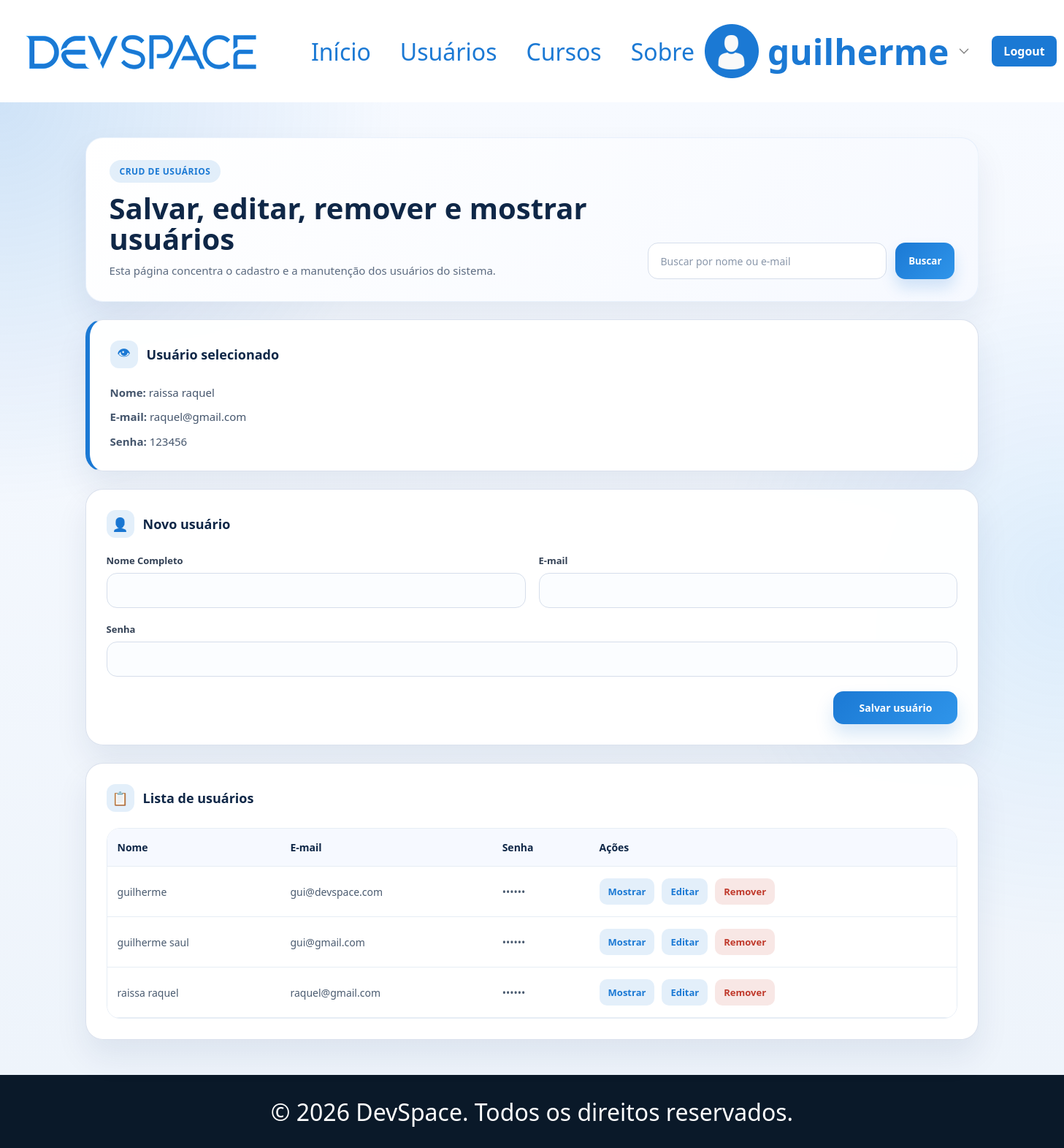
Screenshot of /user/raquel@gmail.com (signed in) with the database file from the repository.
### tables this page shows
CREATE TABLE usuarios (
                id INTEGER PRIMARY KEY AUTOINCREMENT,
                nome TEXT NOT NULL,
                email TEXT NOT NULL UNIQUE,
                senha TEXT NOT NULL
            );

### app.py (the view)
@app.route('/user/<email_usuario>')
@login_requerido
def mostrar_usuario(email_usuario):
    usuario = usuario_da_query()
    registro = buscar_usuario_por_email(email_usuario.strip().lower())
    if not registro:
        flash('Usuário não encontrado.')
        return redirect(url_for('user_page'))
    return render_template(
        'user.html',
        usuario=usuario,
        buscar='',
        ordem='nome',
        usuarios_filtrados=listar_usuarios(),
        usuario_selecionado=registro,
        email_selecionado=registro['email'],
        usuario_edicao=None,
        erro_usuario=''
    )

### app.py (called while the page is built)
def login_requerido(f):
    @wraps(f)
    def verificar(*args, **kwargs):
        if not session.get('usuario'):
            flash('você precisa estar logado para acessar essa página.')
            return redirect(url_for('login'))
        return f(*args, **kwargs)
    return verificar

def usuario_da_query():
    usuario = session.get('usuario')
    if usuario:
        return usuario
    return {'nome': 'Visitante', 'email': ''}

### db.py (called while the page is built)
def conectar_banco():
    conexao = sqlite3.connect(CAMINHO_BANCO)
    conexao.row_factory = sqlite3.Row
    return conexao

def registro_para_usuario(registro):
    if registro is None:
        return None
    return {
        'nome': registro['nome'],
        'email': registro['email'],
        'senha': registro['senha']
    }

def buscar_usuario_por_email(email):
    with conectar_banco() as conexao:
        registro = conexao.execute(
            'SELECT nome, email, senha FROM usuarios WHERE lower(email) = lower(?)',
            (email,)
        ).fetchone()
    return registro_para_usuario(registro)

def listar_usuarios(filtro=''):
    termo = filtro.strip().lower()
    with conectar_banco() as conexao:
        if termo:
            registros = conexao.execute(
                '''
                SELECT nome, email, senha
                FROM usuarios
                WHERE lower(nome) LIKE ? OR lower(email) LIKE ?
                ORDER BY lower(nome)
                ''',
                (f'%{termo}%', f'%{termo}%')
            ).fetchall()
        else:
            registros = conexao.execute(
                'SELECT nome, email, senha FROM usuarios ORDER BY lower(nome)'
            ).fetchall()
    return [registro_para_usuario(registro) for registro in registros]

### templates/user.html (shortened to what this page needs)
{% extends "base.html" %}  {% block css %}
<link rel="stylesheet" href="{{url_for('static', filename='css/user.css')}}" />
{% endblock %} {% block content %}
<main class="user-main">
  <div class="user-container">
    <section class="user-hero">
      <div class="user-hero-copy">
        <span class="user-label">CRUD de Usuários</span>
        <h1>Salvar, editar, remover e mostrar usuários</h1>
        <p>
          Esta página concentra o cadastro e a manutenção dos usuários do
          sistema.
        </p>
      </div>
      <form
        class="user-search"
        method="get"
        action="{{ url_for('user_page') }}"
      >
        <input
          type="search"
          name="buscar"
          value="{{ buscar }}"
          placeholder="Buscar por nome ou e-mail"
        />
        <button type="submit">Buscar</button>
      </form>
    </section>
     {% if usuario_selecionado %}
    <section class="user-card user-destaque">
      <div class="card-secao-titulo">
        <span class="secao-icone">👁</span>
        <h3>Usuário selecionado</h3>
      </div>
      <div class="user-detalhe">
        <p><strong>Nome:</strong> {{ usuario_selecionado.nome }}</p>
        <p><strong>E-mail:</strong> {{ usuario_selecionado.email }}</p>
        <p><strong>Senha:</strong> {{ usuario_selecionado.senha }}</p>
      </div>
    </section>
    {% endif %}
    <div class="user-grid">
      <section class="user-card">
        <div class="card-secao-titulo">
          <span class="secao-icone">👤</span>
          <h3>
            {% if usuario_edicao %}Editar usuário{% else %}Novo usuário{% endif
            %}
          </h3>
        </div>
        <form
          class="user-form"
          method="post"
          action="{% if usuario_edicao %}{{ url_for('editar_usuario', email_usuario=usuario_edicao.email) }}{% else %}{{ url_for('salvar_usuario') }}{% endif %}"
        >
          <div class="form-grd">
            <div class="form-grp">
              <label for="nome">Nome Completo</label>
              <input
                type="text"
                id="nome"
                name="nome"
                value="{{ usuario_edicao.nome if usuario_edicao else '' }}"
              />
            </div>
            <div class="form-grp">
              <label for="email">E-mail</label>
              <input
                type="email"
                id="email"
                name="email"
                value="{{ usuario_edicao.email if usuario_edicao else '' }}"
              />
            </div>
          </div>
          <div class="form-grd form-grd-senha">
            <div class="form-grp">
              <label for="senha">Senha</label>
              <input
                type="password"
                id="senha"
                name="senha"
                value="{{ usuario_edicao.senha if usuario_edicao else '' }}"
              />
            </div>
          </div>
          <div class="salvar-btn-wrapper">
            <button class="btn-salvar" type="submit">
              {% if usuario_edicao %}Salvar alterações{% else %}Salvar usuário{%
              endif %}
            </button>
          </div>
        </form>
      </section>
      <section class="user-card">
        <div class="card-secao-titulo">
          <span class="secao-icone">📋</span>
          <h3>Lista de usuários</h3>
        </div>
        <div class="tabela-wrapper">
          <table class="tabela-usuarios">
            <thead>
              <tr>
                <th>Nome</th>
                <th>E-mail</th>
                <th>Senha</th>
                <th>Ações</th>
              </tr>
            </thead>
            <tbody>
              {% for item in usuarios_filtrados %}
              <tr>
                <td>{{ item.nome }}</td>
                <td>{{ item.email }}</td>
                <td>••••••</td>
                <td class="acoes">
                  <a
                    class="acao-link"
                    href="{{ url_for('mostrar_usuario', email_usuario=item.email) }}"
                    >Mostrar</a
                  >
                  <a
                    class="acao-link"
                    href="{{ url_for('editar_usuario', email_usuario=item.email) }}"
                    >Editar</a
                  >
                  <form
                    method="post"
                    action="{{ url_for('remover_usuario', email_usuario=item.email) }}"
                  >
                    <button class="acao-excluir" type="submit">Remover</button>
                  </form>
                </td>
              </tr>
              {% else %}
              <tr>
                <td colspan="4" class="linha-vazia">
                  Nenhum usuário encontrado.
                </td>
              </tr>
              {% endfor %}
            </tbody>
          </table>
        </div>
      </section>
    </div>
  </div>
</main>
{% endblock %}

### templates/base.html (shortened to what this page needs)
<!doctype html>
<html lang="pt-br">
  <head>
    <link
      rel="stylesheet"
      href="{{url_for('static', filename='css/styles.css')}}"
    />
    {% block css %} {% endblock %}
  </head>
  <body>
    <header>
      {% set usuario_logado = session.get('usuario') %}
      <div id="logo-navbar">
        <img
          src="{{url_for('static', filename='imgs/logo-azul.png')}}"
          alt="Logo marca azul"
        />
        <nav>
          <li>
            <a href="{{ url_for('home') }}">Início</a>
            <a href="{{ url_for('user_page') }}">Usuários</a>
            <a href="{{ url_for('home') }}#cursos">Cursos</a>
            <a href="{{ url_for('home') }}#sobre">Sobre</a>
          </li>
        </nav>
      </div>
      <div id="user">
        <a class="user-link" href="{{ url_for('user_page') }}">
          <img
            src="{{url_for('static', filename='imgs/user.png')}}"
            alt="Imagem do user"
          />
          <h2>{{ usuario_logado.nome if usuario_logado else 'User' }}</h2>
          <img
            src="{{url_for('static', filename='imgs/seta-baixo.png')}}"
            alt="Seta para baixo"
            class="user-arrow"
          />
        </a>
        {% if usuario_logado %}
        <a class="btn-logout" href="{{ url_for('logout') }}">Logout</a>
        {% endif %}
      </div>
    </header>
    {% block content %} {% endblock %}
    <footer>
      <p>&copy; 2026 DevSpace. Todos os direitos reservados.</p>
    </footer>
  </body>
</html>

### static/css/styles.css (style rules this page uses)
* { margin: 0; padding: 0; box-sizing: border-box; font-family: "Segoe UI", Tahoma, Geneva, Verdana, sans-serif; }
main { display: flex; height: 100vh; }
section { width: 50%; }
footer { display: flex; justify-content: center; align-items: center; width: 100%; height: 100px; background-color: #0a1929; color: white; font-size: 32px; }

### rows the page displays
usuarios: nome "guilherme", email "gui@devspace.com"
usuarios: nome "raissa raquel", email "raquel@gmail.com", senha "123456"
usuarios: nome "guilherme saul", email "gui@gmail.com"
